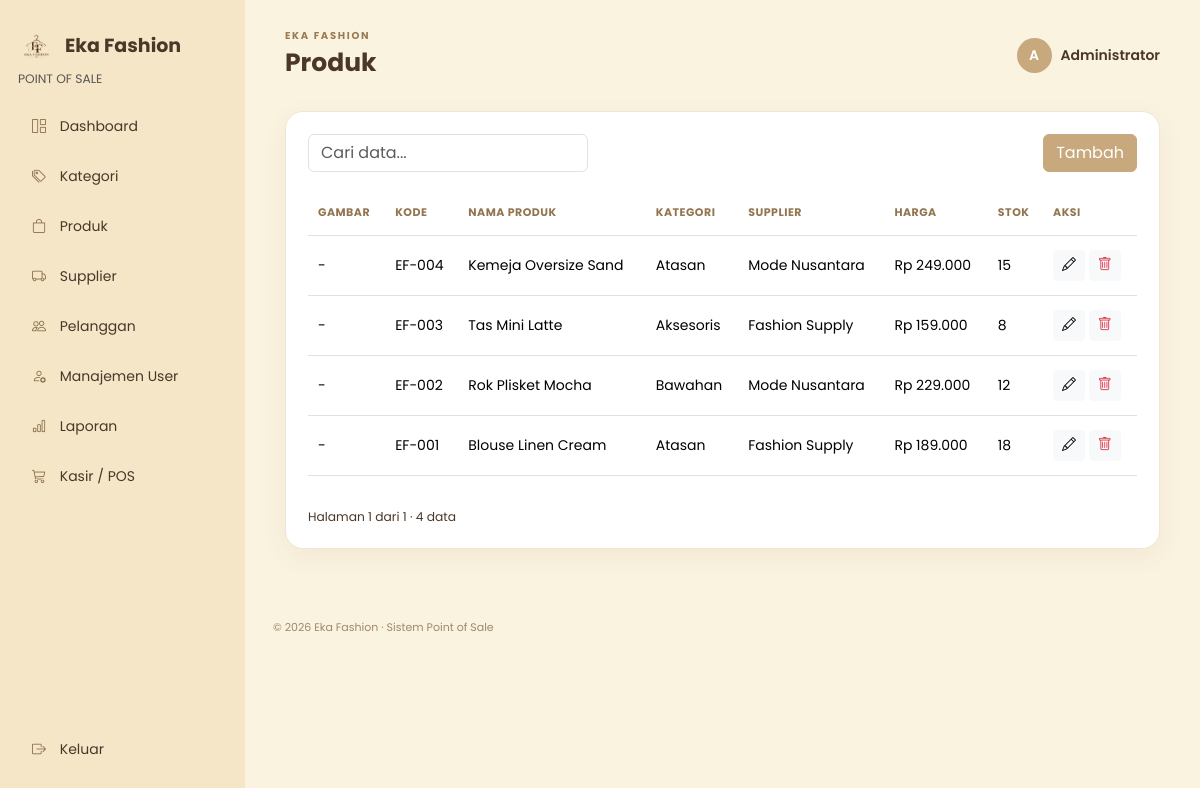
The app's page /?page=produk (signed in) with its own data.
### tables this page shows
CREATE TABLE produk(id INT AUTO_INCREMENT PRIMARY KEY,kode VARCHAR(30) UNIQUE,nama VARCHAR(120) NOT NULL,gambar VARCHAR(255) NULL,kategori_id INT,supplier_id INT,harga DECIMAL(12,2) NOT NULL DEFAULT 0,stok INT NOT NULL DEFAULT 0,FOREIGN KEY(kategori_id) REFERENCES kategori(id) ON DELETE SET NULL,FOREIGN KEY(supplier_id) REFERENCES supplier(id) ON DELETE SET NULL);

CREATE TABLE kategori(id INT AUTO_INCREMENT PRIMARY KEY,nama VARCHAR(100) NOT NULL,deskripsi TEXT);

CREATE TABLE supplier(id INT AUTO_INCREMENT PRIMARY KEY,nama VARCHAR(100) NOT NULL,telepon VARCHAR(30),alamat TEXT);

### app/views/produk/index.php (called while the page is built)
<?php require __DIR__.'/../kategori/index.php';

### app/controllers/ProdukController.php (called while the page is built)
<?php class ProdukController extends CrudController{function __construct(){$this->table='produk';$this->title='Produk';$this->fields=['kode'=>'Kode','nama'=>'Nama produk','kategori_id'=>'Kategori','supplier_id'=>'Supplier','harga'=>'Harga','stok'=>'Stok'];$this->view='produk';}function nextCode(){$db=Database::connect();for($n=1;;$n++){$code='EF-'.str_pad($n,3,'0',STR_PAD_LEFT);$s=$db->prepare('SELECT COUNT(*) FROM produk WHERE kode=?');$s->execute([$code]);if(!$s->fetchColumn())return $code;}}function upload(){if(empty($_FILES['gambar']['name'])||$_FILES['gambar']['error']!==UPLOAD_ERR_OK||$_FILES['gambar']['size']>2097152)return null;$mime=(new finfo(FILEINFO_MIME_TYPE))->file($_FILES['gambar']['tmp_name']);$allowed=['image/jpeg'=>'jpg','image/png'=>'png','image/webp'=>'webp'];if(!isset($allowed[$mime]))return null;$name=uniqid('produk_',true).'.'.$allowed[$mime];move_uploaded_file($_FILES['gambar']['tmp_name'],__DIR__.'/../../uploads/products/'.$name);return $name;}function index(){require_admin();$db=Database::connect();$q=trim($_GET['q']??'');$page=max(1,(int)($_GET['p']??1));$limit=10;$where=$q?' WHERE p.nama LIKE ? OR p.kode LIKE ?':'';$params=$q?["%$q%","%$q%"]:[];$s=$db->prepare("SELECT COUNT(*) FROM produk p{$where}");$s->execute($params);$total=(int)$s->fetchColumn();$pages=max(1,(int)ceil($total/$limit));$page=min($page,$pages);$s=$db->prepare("SELECT p.*,k.nama kategori_nama,s.nama supplier_nama FROM produk p LEFT JOIN kategori k ON k.id=p.kategori_id LEFT JOIN supplier s ON s.id=p.supplier_id{$where} ORDER BY p.id DESC LIMIT {$limit} OFFSET ".(($page-1)*$limit));$s->execute($params);$rows=$s->fetchAll();$pageTitle='Produk';require __DIR__.'/../views/produk/index.php';}function create(){require_admin();$this->options();$row=['kode'=>$this->nextCode()];$pageTitle='Tambah Produk';require __DIR__.'/../views/produk/form.php';}function store(){require_admin();$_POST['kode']=$this->nextCode();$cols=['kode','nama','kategori_id','supplier_id','harga','stok'];$s=Database::connect()->prepare('INSERT INTO produk('.implode(',',$cols).') VALUES(?,?,?,?,?,?)');$s->execute(array_map(fn($x)=>$_POST[$x]??null,$cols));$id=Database::connect()->lastInsertId();if($file=$this->upload())Database::connect()->prepare('UPDATE produk SET gambar=? WHERE id=?')->execute([$file,$id]);flash('success','Produk berhasil ditambahkan.');redirect('?page=produk');}function edit(){require_admin();$this->options();$s=Database::connect()->prepare('SELECT * FROM produk WHERE id=?');$s->execute([$_GET['id']]);$row=$s->fetch();$pageTitle='Edit Produk';require __DIR__.'/../views/produk/form.php';}function update(){require_admin();$cols=['kode','nama','kategori_id','supplier_id','harga','stok'];$s=Database::connect()->prepare('UPDATE produk SET '.implode('=?,',$cols).'=? WHERE id=?');$s->execute([...array_map(fn($x)=>$_POST[$x]??null,$cols),$_POST['id']]);if($file=$this->upload())Database::connect()->prepare('UPDATE produk SET gambar=? WHERE id=?')->execute([$file,$_POST['id']]);flash('success','Produk berhasil diperbarui.');redirect('?page=produk');}}

### config/helpers.php (called while the page is built, shortened)
<?php
function e($v){return htmlspecialchars((string)$v,ENT_QUOTES,'UTF-8');}
function auth(){return $_SESSION['user']??null;}
function rupiah($n){return 'Rp '.number_format($n,0,',','.');}

### app/views/kategori/index.php (the view)
<?php $pageTitle=$pageTitle??'Data';require __DIR__.'/../partials/header.php';require __DIR__.'/../partials/sidebar.php';?><main class="main"><div class="container-fluid"><?php require __DIR__.'/../partials/navbar.php';?><div class="card-shell"><div class="toolbar"><form><input type="hidden" name="page" value="<?=$this->view?>"><input name="q" class="form-control" placeholder="Cari data..." value="<?=e($_GET['q']??'')?>"></form><a class="btn btn-primary" href="?page=<?=$this->view?>/create">Tambah</a></div><div class="table-responsive"><table class="table align-middle"><thead><tr><?php if($this->view==='produk'):?><th>Gambar</th><?php endif;?><?php foreach($this->fields as $k=>$v):?><th><?=e($v)?></th><?php endforeach;?><th>Aksi</th></tr></thead><tbody><?php foreach($rows as $r):?><tr><?php if($this->view==='produk'):?><td><?php if(!empty($r['gambar'])):?><img src="uploads/products/<?=e($r['gambar'])?>" style="width:48px;height:48px;object-fit:cover;border-radius:10px" alt="gambar produk"><?php else:?><span>-</span><?php endif;?></td><?php endif;?><?php foreach($this->fields as $k=>$v):?><td><?php if($k==='harga'):?><?=rupiah($r[$k])?><?php elseif($this->view==='produk'&&$k==='kategori_id'):?><?=e($r['kategori_nama']??'-')?><?php elseif($this->view==='produk'&&$k==='supplier_id'):?><?=e($r['supplier_nama']??'-')?><?php else:?><?=e($r[$k])?><?php endif;?></td><?php endforeach;?><td><a class="btn btn-sm btn-light" href="?page=<?=$this->view?>/edit&id=<?=$r['id']?>"><i class="bi bi-pencil"></i></a> <a class="btn btn-sm btn-light text-danger" href="?page=<?=$this->view?>/delete&id=<?=$r['id']?>" onclick="return confirm('Hapus data ini?')"><i class="bi bi-trash"></i></a></td></tr><?php endforeach;?></tbody></table></div><div class="d-flex justify-content-between mt-3"><small>Halaman <?=$page?> dari <?=$pages?> · <?=$total?> data</small><?php if($pages>1):?><nav><ul class="pagination mb-0"><li class="page-item"><a class="page-link" href="?page=<?=$this->view?>&p=<?=$page-1?>&q=<?=urlencode($q)?>">‹</a></li><?php for($n=1;$n<=$pages;$n++):?><li class="page-item <?=$n===$page?'active':''?>"><a class="page-link" href="?page=<?=$this->view?>&p=<?=$n?>&q=<?=urlencode($q)?>"><?=$n?></a></li><?php endfor;?><li class="page-item"><a class="page-link" href="?page=<?=$this->view?>&p=<?=$page+1?>&q=<?=urlencode($q)?>">›</a></li></ul></nav><?php endif;?></div></div></div><?php require __DIR__.'/../partials/footer.php';?>

### index.php (shortened to what this page needs)
<?php
require_once __DIR__.'/config/database.php'; require_once __DIR__.'/config/helpers.php';
$routes=require __DIR__.'/config/routes.php'; $page=$_GET['page']??$_GET['url']??(auth()?'dashboard':'login');
if(isset($routes[$page])){[$c,$m]=explode('@',$routes[$page]);(new $c)->$m();}else{http_response_code(404);echo 'Halaman tidak ditemukan';}

### app/views/partials/header.php (shortened to what this page needs)
<!doctype html><html lang="id"><head><link href="https://cdn.jsdelivr.net/npm/bootstrap@5.3.3/dist/css/bootstrap.min.css" rel="stylesheet"><link href="https://cdn.jsdelivr.net/npm/bootstrap-icons@1.11.3/font/bootstrap-icons.css" rel="stylesheet"><link href="assets/css/style.css" rel="stylesheet"></head><body>

### app/views/partials/sidebar.php
<aside class="sidebar"><div class="brand"><img src="logo-eka-fashion.png" alt="Eka Fashion"><span>Eka Fashion</span></div><div class="small text-muted mb-3">POINT OF SALE</div><nav><a href="?page=dashboard"><i class="bi bi-grid-1x2"></i> Dashboard</a><?php if(auth()['role']==='admin'): ?><a href="?page=kategori"><i class="bi bi-tags"></i> Kategori</a><a href="?page=produk"><i class="bi bi-bag"></i> Produk</a><a href="?page=supplier"><i class="bi bi-truck"></i> Supplier</a><a href="?page=pelanggan"><i class="bi bi-people"></i> Pelanggan</a><a href="?page=users"><i class="bi bi-person-gear"></i> Manajemen User</a><a href="?page=laporan"><i class="bi bi-bar-chart"></i> Laporan</a><?php endif; ?><a href="?page=kasir"><i class="bi bi-cart3"></i> Kasir / POS</a></nav><a class="logout" href="?page=logout"><i class="bi bi-box-arrow-right"></i> Keluar</a></aside>

### app/views/partials/navbar.php (shortened to what this page needs)
<header class="topbar"><div><div class="eyebrow">EKA FASHION</div><h1><?=e($pageTitle??'Dashboard')?></h1></div><div class="d-flex align-items-center gap-3"><div class="user-pill"><span class="avatar"><?=strtoupper(substr(auth()['nama'],0,1))?></span><?=e(auth()['nama'])?></div></div></header>

### app/views/partials/footer.php (shortened to what this page needs)
<footer class="footer">© <?=date('Y')?> Eka Fashion · Sistem Point of Sale</footer></main></body></html>

### assets/css/style.css (style rules this page uses)
:root { --cream:#faf3e0;--side:#f5e6c8;--gold:#c8a97e;--ink:#4a3728;--green:#5f8d75 }
* { box-sizing:border-box }
body { margin:0;background:var(--cream);color:var(--ink);font-family:Poppins,sans-serif;font-size:14px }
.sidebar { position:fixed;inset:0 auto 0 0;width:245px;background:var(--side);padding:28px 18px;display:flex;flex-direction:column;z-index:2 }
.brand { display:flex;align-items:center;gap:10px;font-size:19px;font-weight:700;margin-bottom:5px }
.brand img { width:37px;height:37px;object-fit:contain;border-radius:10px }
.sidebar nav { display:grid;gap:5px }
.sidebar a { color:var(--ink);text-decoration:none;padding:12px 14px;border-radius:12px }
.sidebar i { width:24px;display:inline-block;color:#8b6f4c }
.logout { margin-top:auto }
.main { margin-left:245px;min-height:100vh;padding:28px }
.topbar { display:flex;justify-content:space-between;align-items:center;margin-bottom:28px }
.eyebrow { color:#9a7b55;letter-spacing:1.7px;font-size:10px;font-weight:700 }
h1 { font-size:25px;margin:5px 0;font-weight:700 }
.user-pill { display:flex;align-items:center;gap:9px;font-weight:600 }
.avatar { display:grid;place-items:center;width:35px;height:35px;background:var(--gold);color:white;border-radius:50% }
.stat-card,.card-shell { background:#fff;border:1px solid #f1e6d4;border-radius:18px;padding:22px;box-shadow:0 8px 26px #6b4c2710 }
.toolbar { display:flex;justify-content:space-between;gap:12px;margin-bottom:18px }
.toolbar form { max-width:280px;width:100% }
.btn-primary { background:var(--gold);border-color:var(--gold) }
.table>:not(caption)>*>* { padding:14px 10px }
.table thead th { color:#927550;font-size:11px;text-transform:uppercase;letter-spacing:.5px }
.footer { margin-top:50px;padding:20px 0;color:#a1886d;font-size:11px }

### records on screen
produk: kode "EF-004", nama "Kemeja Oversize Sand", kategori.nama "Atasan", supplier.nama "Mode Nusantara", harga "Rp 249.000", stok "15"
produk: kode "EF-003", nama "Tas Mini Latte", kategori.nama "Aksesoris", supplier.nama "Fashion Supply", harga "Rp 159.000", stok "8"
produk: kode "EF-002", nama "Rok Plisket Mocha", kategori.nama "Bawahan", supplier.nama "Mode Nusantara", harga "Rp 229.000", stok "12"
produk: kode "EF-001", nama "Blouse Linen Cream", kategori.nama "Atasan", supplier.nama "Fashion Supply", harga "Rp 189.000", stok "18"

### other values on screen
$pageTitle "Produk"
substr(auth()['nama'],0,1) "A"
auth()['nama'] "Administrator"
$v "KODE"
$v "NAMA PRODUK"
$v "KATEGORI"
$v "SUPPLIER"
$v "HARGA"
$v "STOK"
$page "1"
$pages "1"
$total "4"
